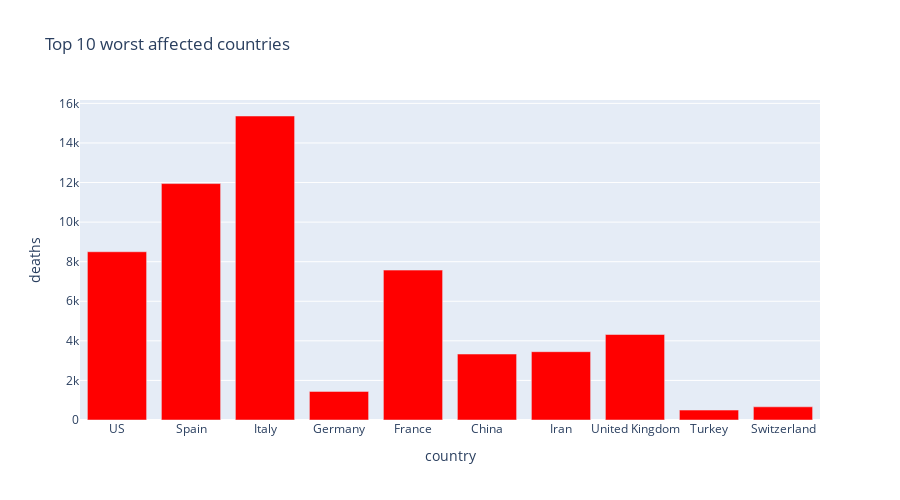

The code cell stored with this chart in its notebook:
### Code cell
px.bar(
    sorted_country_df.head(10),
    x = "country",
    y = "deaths",
    title= "Top 10 worst affected countries", # the axis names
    color_discrete_sequence=["red"], 
    height=500,
    width=900
)

### Figure 1 — Plotly figure (JSON) as saved in the notebook; plotly's stock layout.template omitted (floating-point values rounded to 4 significant figures)
{"data": [{"alignmentgroup": "True", "hovertemplate": "country=%{x}<br>deaths=%{y}<extra></extra>", "legendgroup": "", "marker": {"color": "red"}, "name": "", "offsetgroup": "", "orientation": "v", "showlegend": false, "textposition": "auto", "type": "bar", "x": ["US", "Spain", "Italy", "Germany", "France", "China", "Iran", "United Kingdom", "Turkey", "Switzerland"], "xaxis": "x", "y": [8502, 11947, 15362, 1444, 7574, 3333, 3452, 4320, 501, 666], "yaxis": "y"}], "layout": {"barmode": "relative", "height": 500, "legend": {"tracegroupgap": 0}, "title": {"text": "Top 10 worst affected countries"}, "width": 900, "xaxis": {"anchor": "y", "domain": [0, 1], "title": {"text": "country"}}, "yaxis": {"anchor": "x", "domain": [0, 1], "title": {"text": "deaths"}}}}
